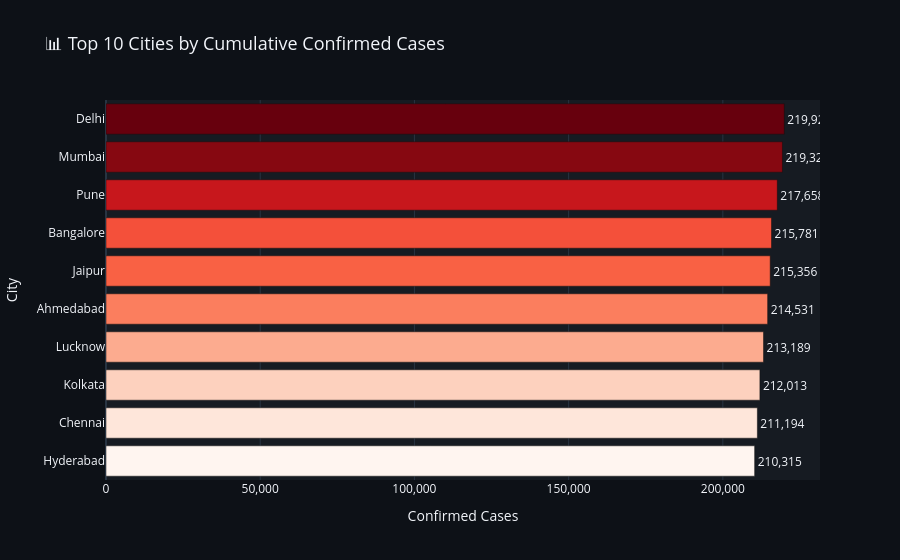

Notebook code cell kept with this figure:
### Markdown cell above
### 📊 6C — Bar Chart: Top Affected Cities

### Code cell
top_n = latest.nlargest(10, 'confirmed').sort_values('confirmed')

fig = px.bar(
    top_n, x='confirmed', y='city', orientation='h',
    color='confirmed', color_continuous_scale='reds',
    text='confirmed',
    title='📊 Top 10 Cities by Cumulative Confirmed Cases',
    labels={'confirmed': 'Confirmed Cases', 'city': 'City'},
    template='plotly_dark',
    hover_data=['state', 'deaths', 'recovered']
)
fig.update_traces(texttemplate='%{text:,}', textposition='outside')
fig.update_layout(
    title_font_size=18,
    plot_bgcolor='#161b22',
    paper_bgcolor='#0d1117',
    coloraxis_showscale=False,
    xaxis=dict(tickformat=',.0f')
)
fig.show()

### Figure 1 — Plotly figure (JSON) as saved in the notebook; plotly's stock layout.template omitted (floating-point values rounded to 4 significant figures)
{"data": [{"customdata": [["Telangana", 2872, 168662], ["Tamil Nadu", 7614, 186968], ["West Bengal", 4014, 181485], ["Uttar Pradesh", 3588, 153449], ["Gujarat", 8338, 178215], ["Rajasthan", 3285, 184117], ["Karnataka", 6147, 171885], ["Maharashtra", 2348, 186802], ["Maharashtra", 7090, 191773], ["Delhi", 2788, 184169]], "hovertemplate": "Confirmed Cases=%{marker.color}<br>City=%{y}<br>state=%{customdata[0]}<br>deaths=%{customdata[1]}<br>recovered=%{customdata[2]}<extra></extra>", "legendgroup": "", "marker": {"color": [210315, 211194, 212013, 213189, 214531, 215356, 215781, 217658, 219328, 219929], "coloraxis": "coloraxis", "pattern": {"shape": ""}}, "name": "", "orientation": "h", "showlegend": false, "text": [210300.0, 211200.0, 212000.0, 213200.0, 214500.0, 215400.0, 215800.0, 217700.0, 219300.0, 219900.0], "textposition": "outside", "texttemplate": "%{text:,}", "type": "bar", "x": [210315, 211194, 212013, 213189, 214531, 215356, 215781, 217658, 219328, 219929], "xaxis": "x", "y": ["Hyderabad", "Chennai", "Kolkata", "Lucknow", "Ahmedabad", "Jaipur", "Bangalore", "Pune", "Mumbai", "Delhi"], "yaxis": "y"}], "layout": {"barmode": "relative", "coloraxis": {"colorbar": {"title": {"text": "Confirmed Cases"}}, "colorscale": [[0, "rgb(255,245,240)"], [0.125, "rgb(254,224,210)"], [0.25, "rgb(252,187,161)"], [0.375, "rgb(252,146,114)"], [0.5, "rgb(251,106,74)"], [0.625, "rgb(239,59,44)"], [0.75, "rgb(203,24,29)"], [0.875, "rgb(165,15,21)"], [1, "rgb(103,0,13)"]], "showscale": false}, "legend": {"tracegroupgap": 0}, "paper_bgcolor": "#0d1117", "plot_bgcolor": "#161b22", "title": {"font": {"size": 18}, "text": "📊 Top 10 Cities by Cumulative Confirmed Cases"}, "xaxis": {"anchor": "y", "domain": [0, 1], "tickformat": ",.0f", "title": {"text": "Confirmed Cases"}}, "yaxis": {"anchor": "x", "domain": [0, 1], "title": {"text": "City"}}}}
